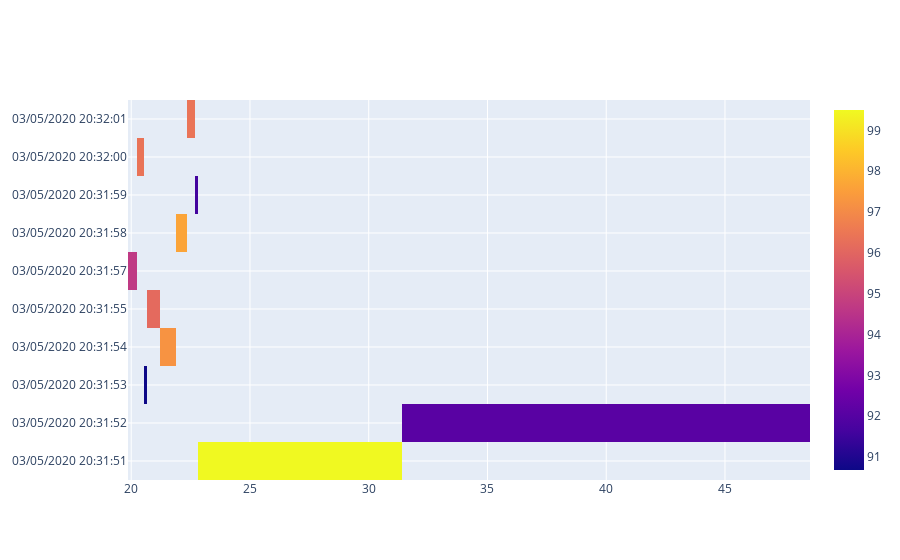

Notebook source saved alongside this figure:
### Code cell
trace = go.Heatmap(z= df_bar_data['light'],
                   x= df_bar_data['temperature'],
                   y= df_bar_data['datetime'])
data=[trace]
iplot(data, filename='labelled-heatmap')

### Figure 1 — Plotly figure (JSON) as saved in the notebook; plotly's stock layout.template omitted (floating-point values rounded to 4 significant figures)
{"data": [{"type": "heatmap", "x": [22.84, 40, 20.61, 21.7, 20.76, 20.06, 22.1, 22.81, 20.45, 22.6], "y": ["03/05/2020 20:31:51", "03/05/2020 20:31:52", "03/05/2020 20:31:53", "03/05/2020 20:31:54", "03/05/2020 20:31:55", "03/05/2020 20:31:57", "03/05/2020 20:31:58", "03/05/2020 20:31:59", "03/05/2020 20:32:00", "03/05/2020 20:32:01"], "z": [99.5, 92.09, 90.68, 97.23, 96.12, 94.69, 97.65, 91.6, 96.38, 96.41]}], "layout": {}}
